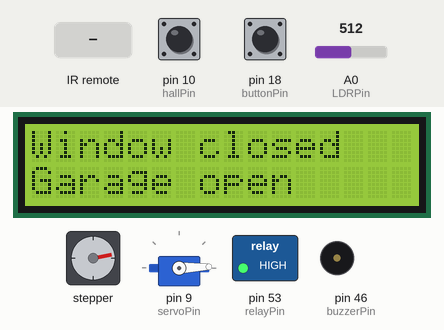
Simulated run of this sketch. Board: Arduino Mega 2560, built with avr-gcc and run on an emulated ATmega2560. Parts: stepper motor, servo, 16×2 character LCD, switched loads named in the sketch (green lamp = pin HIGH), buzzer (waves = sounding, pin HIGH). Wiring (inferred from the names in the program): stepper motor (2048 steps per turn assumed): coils pin 35, pin 37, pin 39, pin 41. The test bench sets the inputs (shaded band); at power-on: pin 10 (hallPin) HIGH, pin 18 (buttonPin) HIGH, A0 (LDRPin) = 512. Pins used as bus, display or sensor lines are not drawn; what the sketch prints to the serial monitor is not drawn.

Above: at 5.0 s.
5.1 s: pin 10 (hallPin) pulled LOW for 0.15 s
At 5.8 s:
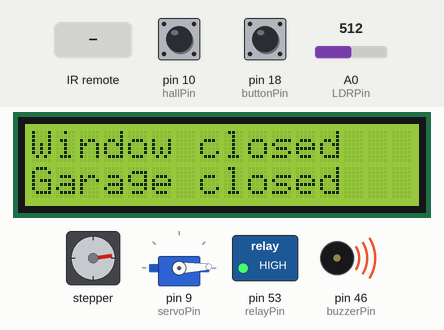
8.2 s: pin 18 (buttonPin) pulled LOW for 0.15 s
At 8.5 s:
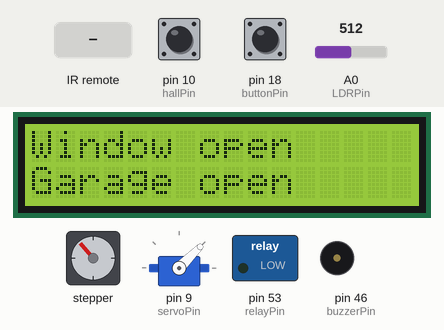
8.9 s: pin 10 (hallPin) pulled LOW for 1 s
11.4 s: infrared code 0xFF6897 received
At 12.2 s:
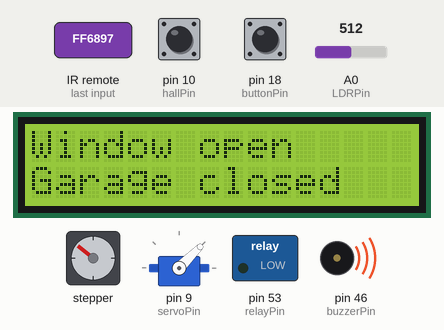
14.4 s: pin 18 (buttonPin) pulled LOW for 1 s
At 14.67 s:
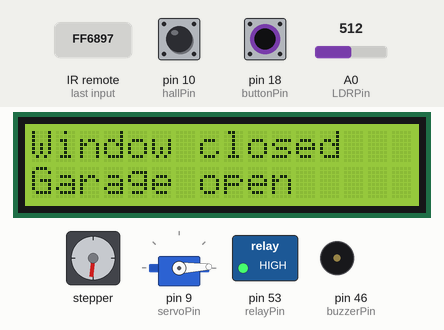
16.0 s: pin 18 (buttonPin) pulled LOW for 0.15 s
At 16.18 s:
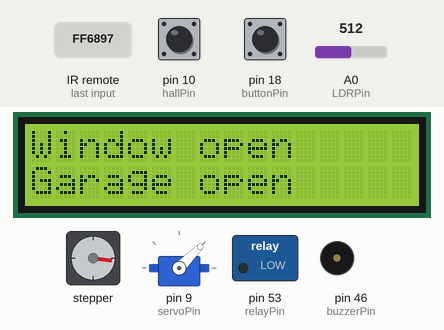
Timing chart, 0 to 19.6 s (numbered marks = the images above; inputs shaded):
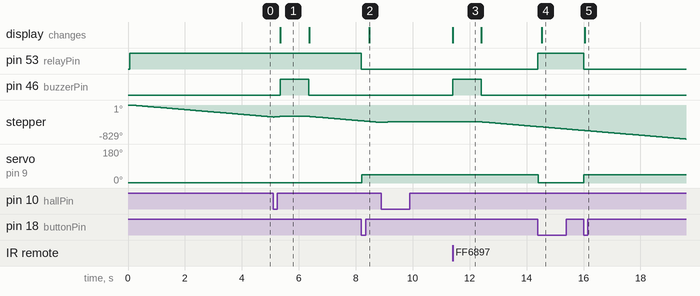

Measured:
- after the input at 5.1 s, pin 46 (buzzerPin): LOW → HIGH after 0.25 s, → LOW 1.0 s later; the display: changes after 0.25 s (image 1)
- after the input at 8.2 s, pin 53 (relayPin): HIGH → LOW at once; servo on pin 9 (servoPin): 2° → 45° at once; the display: changes after 0.27 s (image 2)
- after the input at 11.4 s, pin 46 (buzzerPin): LOW → HIGH at once, → LOW 1.0 s later; stepper: keeps turning counter-clockwise at about 59°/s, starting after 1.0 s; the display: changes at once (image 3)
- after the input at 14.4 s, pin 53 (relayPin): LOW → HIGH at once; servo on pin 9 (servoPin): 45° → 2° at once; the display: changes after 0.13 s (image 4)
- after the input at 16.0 s, pin 53 (relayPin): HIGH → LOW at once; servo on pin 9 (servoPin): 2° → 45° at once; the display: changes at once (image 5)
- what the display in image 1 shows lasts 1.0 s, from 5.4 s to 6.4 s

The sketch:

garage_finale.ino
```cpp
#include <IRremote.h>
#include <LiquidCrystal.h>
#include <DHT.h>
#include <Servo.h>

// Sensors
const int DHTPin = 7;
const int IRPin = 8;
const int servoPin = 9;
const int hallPin = 10;
const int buttonPin = 18;
const int buzzerPin = 46;
const int relayPin = 53;
const int LDRPin = A0;

const int LCDPin[6] = {12,11,5,4,3,2};
const int motorPin1 = 35;      //IN1 sul pin 8
const int motorPin2 = 37;      //IN2 sul pin 9
const int motorPin3 = 39;     //IN3 sul pin 10
const int motorPin4 = 41;     //IN4 sul pin 11

// Constants
int LDRThreshold = 20;
// Garage timing
long int openingTime = 10;
long int closingTime;
long int lastObstacleTime = 10;
const long int idleTimeout = 10000;
const long int timeToClose = 27500;
const int motor_Speed = 3;
// Garage codes
int codeToOpen[4] = {1,2,3,4};    // code to insert to open garage
int insertedCode[4] = {0,0,0,0};  // curently inserted code
int digitToClose = 0;

// Boolean variables
bool hallSensorTriggered = 0;
bool lightDetected = 1;
bool windowState = 0; // 0: closed, 1:open
volatile bool buttonPressed = false;

// Variables
// volatile float h,t;

// Device instances
Servo myServo;
IRrecv irrecv(IRPin);
decode_results results;
LiquidCrystal lcd(LCDPin[0], LCDPin[1], LCDPin[2], LCDPin[3], LCDPin[4], LCDPin[5]);
// LCD RS pin to digital pin 12
// LCD Enable pin to digital pin 11
// LCD D4 pin to digital pin 5
// LCD D5 pin to digital pin 4
// LCD D6 pin to digital pin 3
// LCD D7 pin to digital pin 2
// LCD R/W pin to GND
// LCD VSS pin to GND
// LCD VCC pin to 5V
// LCD LED+ to 5V through a 220 ohm resistor
// LCD LED- to GND

// DHT dht(DHTPin, DHT11);

// Garage FSM
enum State {CLOSED, FIRST, SECOND, THIRD, OPEN};
String infoGarage[5] = {"Garage closed","Code: *", "Code: **", "Code: ***","Garage open"};
State currentState = CLOSED;

void setup() {

  Serial.begin(9600);

  // IR receiver
  // Timer2 is used in IRRemote library (cannot use twice)
  irrecv.enableIRIn();                                              // Start the IR receiver

  // Stepper initialization
  pinMode(motorPin1, OUTPUT);
  pinMode(motorPin2, OUTPUT);
  pinMode(motorPin3, OUTPUT);
  pinMode(motorPin4, OUTPUT);

  // Hall sensor
  pinMode(hallPin, INPUT_PULLUP);          // Configure the Hall sensor pin as input with internal pull-up resistor
  PCMSK0 |= (1 << PCINT4);                 // Enable Pin Change Interrupt for the Hall sensor
  PCIFR |= (1 << PCIF0);                   // Clear the Pin Change Interrupt flag for PCINT7-0
  PCICR |= (1 << PCIE0);                   // Enable Pin Change Interrupt for PCINT7-0

//  // DHT sensor
//  dht.begin();

  // Servo motor
  myServo.attach(servoPin);
  myServo.write(2);

  // LCD screen
  lcd.begin(16,2);

  // Relay
  DDRB |= (1 << PB0);
  PORTB |= (1 << PB0);

  // Buzzer
  pinMode(buzzerPin,OUTPUT);

  // Button
  pinMode(buttonPin, INPUT_PULLUP);
  attachInterrupt(digitalPinToInterrupt(buttonPin),openWindow,FALLING);
//  PCICR |= (1 << PCIE1);
//  PCMSK1 |= (1 << PCINT9);

//  // Timer for DHT state monitoring
//  TCCR1A = 0; // initialize to 0
//  TCCR1B = 0; // same for TCCR1B
//  TCNT1  = 0; // counter initialized to 0
//
//  OCR1A = 62416;
//  TCCR1B |= (1 << WGM12); // CTC mode
//  TCCR1B |= (1 << CS12) | (1 << CS10); // prescaler = 1024
//  TIMSK1 |= (1 << OCIE1A); // abilita il relativo interrupt

  interrupts();

  printOnLCD(0,-1);
  printOnLCD(1,currentState);

  openGarage();
  closeGarage();
}

void loop() {

  if(millis() - openingTime >= idleTimeout && currentState == OPEN)
    closeGarage();

  if (irrecv.decode(&results))
    handleIR();

}

// Mealy Machine
void handleIR(){

    int decoded = translateIR(results.value);
    Serial.print(results.value, HEX);
    Serial.print(": ");
    Serial.println(decoded);
    if (decoded >= -1 && decoded <= 9){
      int digit = decoded;
      switch (currentState){
        case CLOSED:
          if (digit != -1){
            currentState = FIRST;
            insertedCode[0] = digit;
          }
          else
            currentState = CLOSED;
          break;

        case FIRST:
          if (digit != -1){
            currentState = SECOND;
            insertedCode[1] = digit;
          }
          else
            currentState = CLOSED;
          break;

        case SECOND:
          if (digit != -1){
            currentState = THIRD;
            insertedCode[2] = digit;
          }
          else
            currentState = FIRST;
          break;

        case THIRD:
          if (digit != -1){
            insertedCode[3] = digit;
            if(codeIsCorrect()){
              currentState = OPEN;
              openGarage();
            }
            else
              currentState = CLOSED;
          }
          else
            currentState = SECOND;
          break;

        case OPEN:
          if (digit == digitToClose){
              currentState = CLOSED;
              closeGarage();
          }
          break;

        default: break;
      }
    }
//    lcd.print(1,currentState);
    printOnLCD(1,currentState);
    Serial.println(infoGarage[currentState]);

    irrecv.resume();  // Receive the next IR codeToOpen

  results.value = 0;
}

bool codeIsCorrect(){
  for(int i = 0; i < 4; i++)
    if(insertedCode[i] != codeToOpen[i])
      return 0;

  return 1;
}

int translateIR(unsigned long value)
{
  // Takes command based on IR code received
  switch (value) {
    case 0xFF22DD:
      return -1;  // ("key: |<<");
    case 0xFF6897:
      return 0;
    case 0xFF30CF:
      return 1;
    case 0xFF18E7:
      return 2;
    case 0xFF7A85:
      return 3;
    case 0xFF10EF:
      return 4;
    case 0xFF38C7:
      return 5;
    case 0xFF5AA5:
      return 6;
    case 0xFF42BD:
      return 7;
    case 0xFF4AB5:
      return 8;
    case 0xFF52AD:
      return 9;
    default:
      Serial.println("Use IR remote to send numbers!");
      return -2;
  }
}

void openGarage(){
  currentState = OPEN;
  printOnLCD(1,currentState);

  while(!hallSensorTriggered)
    rotateLeft();

  // establish in setup position
  for(int i = 0; i < 20; i++)
    rotateRight();

  hallSensorTriggered = 0;
  openingTime = millis();
}

void closeGarage(){
  currentState = CLOSED;
  printOnLCD(1,currentState);

  closingTime = millis();
  int i = 0;
  while(millis() - closingTime <= timeToClose){

    if (i % 20 == 0){
      checkLDRState();

      if(lightDetected)
        rotateRight();
      else
        break;
    }
  }

  if(!lightDetected){
    digitalWrite(buzzerPin,HIGH);
    delay(1000);
    digitalWrite(buzzerPin,LOW);
    openGarage();
  }
}

void checkLDRState(){
  if (analogRead(LDRPin) <= LDRThreshold)
    lightDetected = 1;  // Set the flag to indicate light detection
  else{
    lightDetected = 0;  // Set the flag to indicate no light detection
    Serial.println("Obstacle detected!");
  }
}

void printOnLCD(int line, int index){
  // line = 0 is the first
  // line = 1 is the second

  // clear line before printing
  for(int i = 0; i < 16; i++) { // 16 indicates symbols in line
    lcd.setCursor(i,line);
    lcd.print(" ");
  }
  lcd.setCursor(0,line); // set cursor in the beginning of deleted line

  switch(line){
    case 0: if (windowState)
              lcd.print("Window open");
            else
              lcd.print("Window closed");
            break;

    case 1: if (index >= CLOSED && index <= OPEN)
              lcd.print(infoGarage[index]);
            else
              lcd.print("Number error!");
            break;
    default: Serial.println("LCD line setting error");
            break;

  }
}

void rotateLeft(){
  digitalWrite(motorPin4, HIGH);
  digitalWrite(motorPin3, LOW);
  digitalWrite(motorPin2, LOW);
  digitalWrite(motorPin1, LOW);
  delay(motor_Speed);
  digitalWrite(motorPin4, LOW);
  digitalWrite(motorPin3, HIGH);
  digitalWrite(motorPin2, LOW);
  digitalWrite(motorPin1, LOW);
  delay(motor_Speed);
  digitalWrite(motorPin4, LOW);
  digitalWrite(motorPin3, LOW);
  digitalWrite(motorPin2, HIGH);
  digitalWrite(motorPin1, LOW);
  delay(motor_Speed);
  digitalWrite(motorPin4, LOW);
  digitalWrite(motorPin3, LOW);
  digitalWrite(motorPin2, LOW);
  digitalWrite(motorPin1, HIGH);
  delay(motor_Speed);
}

void rotateRight(){
  digitalWrite(motorPin1, HIGH);
  digitalWrite(motorPin2, LOW);
  digitalWrite(motorPin3, LOW);
  digitalWrite(motorPin4, LOW);
  delay(motor_Speed);
  digitalWrite(motorPin1, LOW);
  digitalWrite(motorPin2, HIGH);
  digitalWrite(motorPin3, LOW);
  digitalWrite(motorPin4, LOW);
  delay(motor_Speed);
  digitalWrite(motorPin1, LOW);
  digitalWrite(motorPin2, LOW);
  digitalWrite(motorPin3, HIGH);
  digitalWrite(motorPin4, LOW);
  delay(motor_Speed);
  digitalWrite(motorPin1, LOW);
  digitalWrite(motorPin2, LOW);
  digitalWrite(motorPin3, LOW);
  digitalWrite(motorPin4, HIGH);
  delay(motor_Speed);
}

// Interrupt

ISR (PCINT0_vect){
  if(!digitalRead(hallPin)){
    hallSensorTriggered = 1;
  }
}

//ISR (PCINT1_vect) {
//  // Read the button pin state
//  bool buttonState = digitalRead(buttonPin);
//
//  // Check if the button is pressed (LOW)
//  if (buttonState == LOW) {
//    // invert vent and window state
//    digitalWrite(relayPin,!digitalRead(relayPin));
//    windowState = !windowState;
//
//    if(windowState)
//      myServo.write(45);
//    else
//      myServo.write(2);
//
//    printOnLCD(0,-1);
//  }
//}

void openWindow() {
  // invert vent and window state
  digitalWrite(relayPin,!digitalRead(relayPin));
  windowState = !windowState;

  if(windowState)
    myServo.write(45);
  else
    myServo.write(2);

  printOnLCD(0,-1);
}

//ISR (TIMER1_COMPA_vect){
//  // read humidity and temperature
//  h  = dht.readHumidity();
//  t = dht.readTemperature();
//
//  // check if any reads failed
//  if (isnan(h) || isnan(t)) {
//    Serial.println("Failed to read from DHT sensor!");
//  }
//  else {
//    Serial.print("Humidity: ");
//    Serial.print(h);
//    Serial.print("%");
//    Serial.print("  |  ");
//    Serial.print("Temperature: ");
//    Serial.print(t);
//    Serial.println("°C");
//  }
//
//  printOnLCD(0,-1);
//}
```
